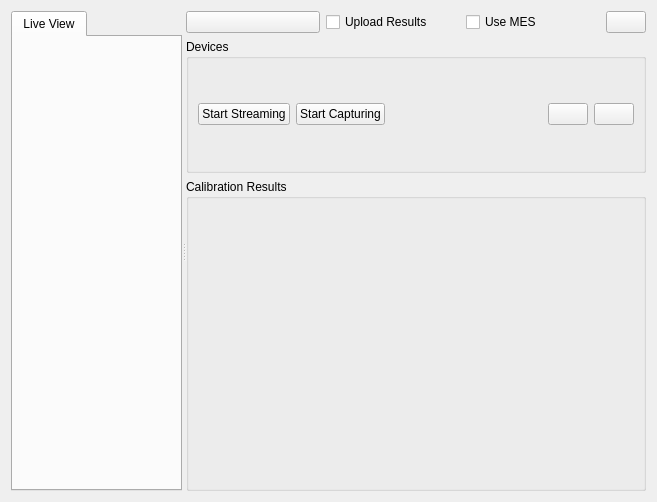
<?xml version="1.0" encoding="UTF-8"?>
<ui version="4.0">
 <class>tl::MonoCameraCalibrationView</class>
 <widget class="QWidget" name="tl::MonoCameraCalibrationView">
  <property name="geometry">
   <rect>
    <x>0</x>
    <y>0</y>
    <width>657</width>
    <height>502</height>
   </rect>
  </property>
  <property name="windowTitle">
   <string/>
  </property>
  <layout class="QVBoxLayout" name="verticalLayout">
   <item>
    <widget class="QSplitter" name="splitter">
     <property name="orientation">
      <enum>Qt::Horizontal</enum>
     </property>
     <widget class="QWidget" name="left" native="true">
      <layout class="QVBoxLayout" name="verticalLayout_2">
       <item>
        <widget class="QTabWidget" name="tabs">
         <property name="currentIndex">
          <number>0</number>
         </property>
         <widget class="QtGridWidget" name="tabLiveView">
          <attribute name="title">
           <string>Live View</string>
          </attribute>
         </widget>
        </widget>
       </item>
      </layout>
     </widget>
     <widget class="QWidget" name="right" native="true">
      <layout class="QVBoxLayout" name="verticalLayout_3" stretch="0,3,7">
       <item>
        <layout class="QHBoxLayout" name="horizontalLayout_2">
         <item>
          <widget class="QtSwitchButton" name="serviceBtn">
           <property name="sizePolicy">
            <sizepolicy hsizetype="Preferred" vsizetype="Fixed">
             <horstretch>0</horstretch>
             <verstretch>0</verstretch>
            </sizepolicy>
           </property>
           <property name="text">
            <string/>
           </property>
          </widget>
         </item>
         <item>
          <widget class="QCheckBox" name="uploadResults">
           <property name="text">
            <string>Upload Results</string>
           </property>
          </widget>
         </item>
         <item>
          <widget class="QCheckBox" name="useMes">
           <property name="text">
            <string>Use MES</string>
           </property>
          </widget>
         </item>
         <item>
          <widget class="QPushButton" name="settingsBtn">
           <property name="sizePolicy">
            <sizepolicy hsizetype="Fixed" vsizetype="Fixed">
             <horstretch>0</horstretch>
             <verstretch>0</verstretch>
            </sizepolicy>
           </property>
           <property name="text">
            <string/>
           </property>
           <property name="icon">
            <iconset resource="resources/app.qrc">
             <normaloff>:/icons/cog.png</normaloff>:/icons/cog.png</iconset>
           </property>
           <property name="iconSize">
            <size>
             <width>18</width>
             <height>18</height>
            </size>
           </property>
          </widget>
         </item>
        </layout>
       </item>
       <item>
        <widget class="QGroupBox" name="deviceBox">
         <property name="title">
          <string>Devices</string>
         </property>
         <layout class="QVBoxLayout" name="verticalLayout_5">
          <item>
           <widget class="QWidget" name="deviceTools" native="true">
            <layout class="QHBoxLayout" name="horizontalLayout">
             <property name="leftMargin">
              <number>0</number>
             </property>
             <property name="topMargin">
              <number>0</number>
             </property>
             <property name="rightMargin">
              <number>0</number>
             </property>
             <property name="bottomMargin">
              <number>0</number>
             </property>
             <item>
              <widget class="QPushButton" name="streamBtn">
               <property name="sizePolicy">
                <sizepolicy hsizetype="Fixed" vsizetype="Fixed">
                 <horstretch>0</horstretch>
                 <verstretch>0</verstretch>
                </sizepolicy>
               </property>
               <property name="text">
                <string>Start Streaming</string>
               </property>
               <property name="checkable">
                <bool>true</bool>
               </property>
              </widget>
             </item>
             <item>
              <widget class="QPushButton" name="captureBtn">
               <property name="sizePolicy">
                <sizepolicy hsizetype="Fixed" vsizetype="Fixed">
                 <horstretch>0</horstretch>
                 <verstretch>0</verstretch>
                </sizepolicy>
               </property>
               <property name="text">
                <string>Start Capturing</string>
               </property>
               <property name="checkable">
                <bool>true</bool>
               </property>
              </widget>
             </item>
             <item>
              <spacer name="horizontalSpacer">
               <property name="orientation">
                <enum>Qt::Horizontal</enum>
               </property>
               <property name="sizeHint" stdset="0">
                <size>
                 <width>40</width>
                 <height>20</height>
                </size>
               </property>
              </spacer>
             </item>
             <item>
              <widget class="QPushButton" name="addDeviceBtn">
               <property name="sizePolicy">
                <sizepolicy hsizetype="Fixed" vsizetype="Fixed">
                 <horstretch>0</horstretch>
                 <verstretch>0</verstretch>
                </sizepolicy>
               </property>
               <property name="text">
                <string/>
               </property>
               <property name="icon">
                <iconset resource="resources/app.qrc">
                 <normaloff>:/icons/plus.png</normaloff>:/icons/plus.png</iconset>
               </property>
               <property name="iconSize">
                <size>
                 <width>18</width>
                 <height>18</height>
                </size>
               </property>
              </widget>
             </item>
             <item>
              <widget class="QPushButton" name="removeDeviceBtn">
               <property name="sizePolicy">
                <sizepolicy hsizetype="Fixed" vsizetype="Fixed">
                 <horstretch>0</horstretch>
                 <verstretch>0</verstretch>
                </sizepolicy>
               </property>
               <property name="text">
                <string/>
               </property>
               <property name="icon">
                <iconset resource="resources/app.qrc">
                 <normaloff>:/icons/minus.png</normaloff>:/icons/minus.png</iconset>
               </property>
               <property name="iconSize">
                <size>
                 <width>18</width>
                 <height>18</height>
                </size>
               </property>
              </widget>
             </item>
            </layout>
           </widget>
          </item>
         </layout>
        </widget>
       </item>
       <item>
        <widget class="QGroupBox" name="resultBox">
         <property name="title">
          <string>Calibration Results</string>
         </property>
         <layout class="QVBoxLayout" name="verticalLayout_4">
          <item>
           <widget class="ReportView" name="report" native="true"/>
          </item>
         </layout>
        </widget>
       </item>
      </layout>
     </widget>
    </widget>
   </item>
  </layout>
 </widget>
 <customwidgets>
  <customwidget>
   <class>QtSwitchButton</class>
   <extends>QPushButton</extends>
   <header>application/gui/qtswitchbutton.h</header>
  </customwidget>
  <customwidget>
   <class>QtGridWidget</class>
   <extends>QWidget</extends>
   <header>application/gui/qtgridwidget.h</header>
   <container>1</container>
  </customwidget>
  <customwidget>
   <class>ReportView</class>
   <extends>QWidget</extends>
   <header>application/ReportView.h</header>
   <container>1</container>
  </customwidget>
 </customwidgets>
 <resources>
  <include location="resources/app.qrc"/>
 </resources>
 <connections/>
</ui>
